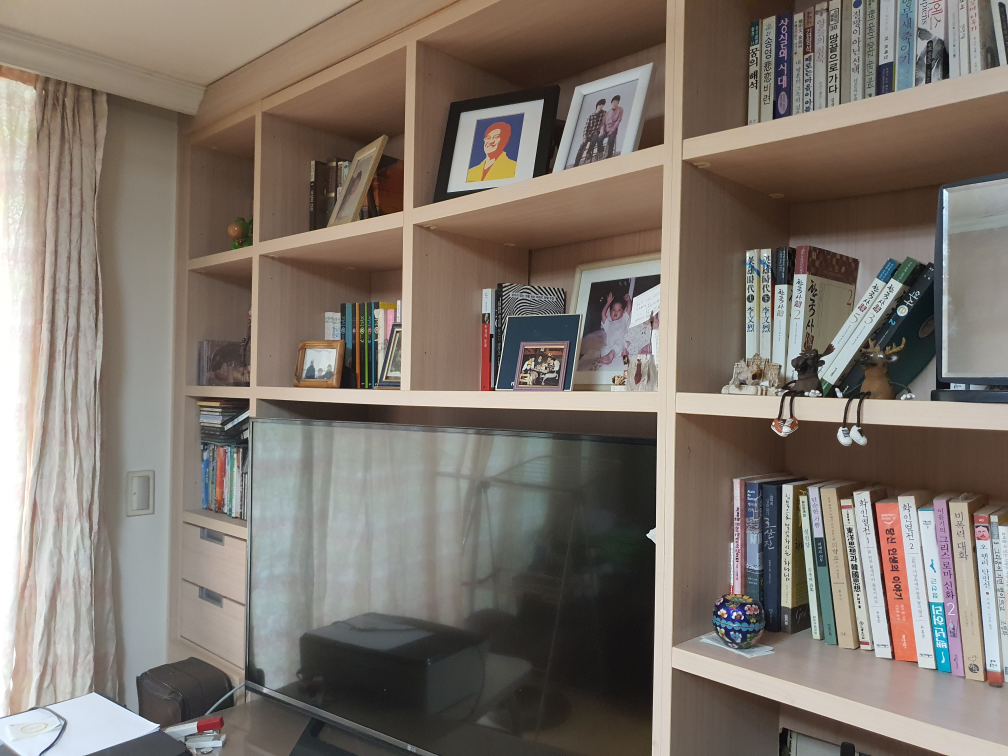
#> input picture ICV21_Assignment#3/images/img1.jpg, 4032 x 3024 px (shown at 1/4 size)
$ jupyter execute src.ipynb
#> lines starting #> are read from the running program, lines starting #| are printed output that depends on the picture; long printed decimals are rounded
## ICV21_Assignment #3
- 전기정보공학부
- 2016-13343
- 유상윤

[cell 1]
import numpy as np
import matplotlib.pyplot as plt
import cv2 as cv
import copy
import math

## Taking Panoramic pictures
took pictures of my room, made into RGB format, resize into 256*256 size

[cell 2]
# Taking Panoramic pictures

I1 = cv.imread('images/img1.jpg')
#> I1 is the input picture: shape (3024, 4032, 3); mean B, G, R 108.1, 116.7, 126
I2 = cv.imread('images/img2.jpg')
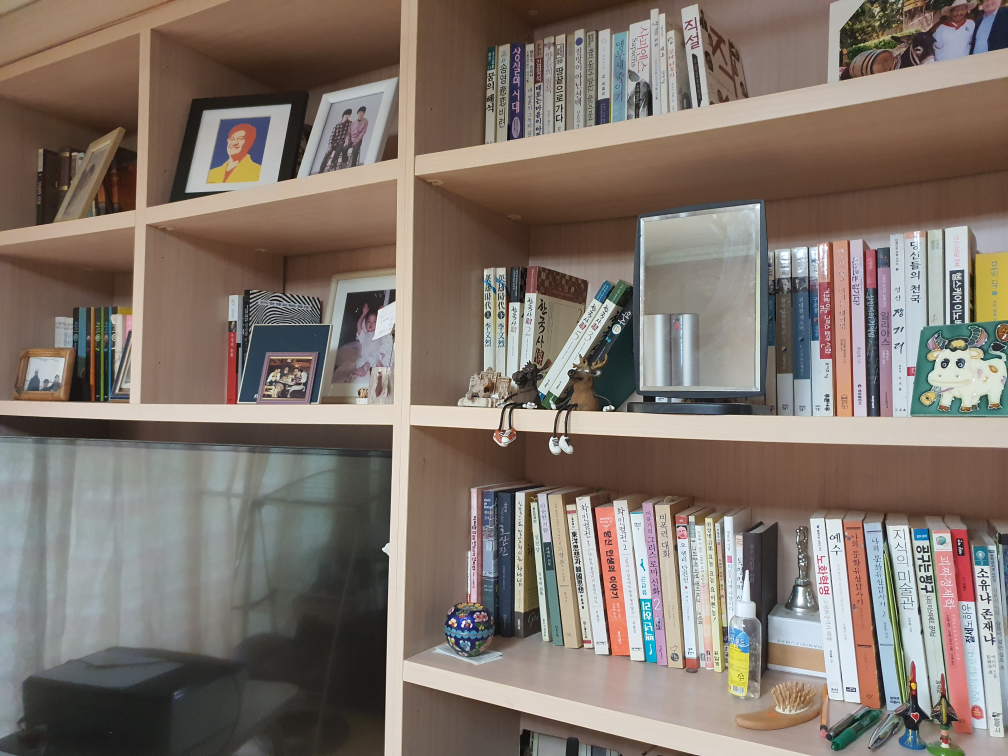
#> input picture ICV21_Assignment#3/images/img2.jpg, 4032 x 3024 px (shown at 1/4 size)
#> I2 is the input picture: shape (3024, 4032, 3); mean B, G, R 108.4, 117.2, 128.7
I3 = cv.imread('images/img3.jpg')
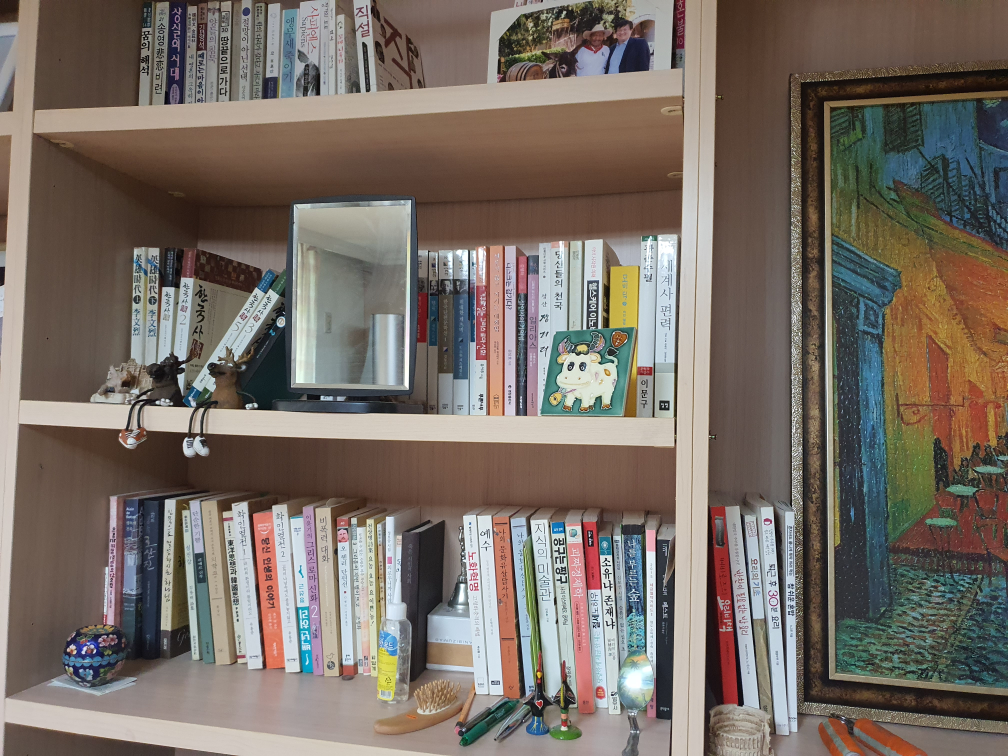
#> input picture ICV21_Assignment#3/images/img3.jpg, 4032 x 3024 px (shown at 1/4 size)
#> I3 is the input picture: shape (3024, 4032, 3); mean B, G, R 101.2, 109.5, 119.7

I1= cv.cvtColor(I1,cv.COLOR_BGR2RGB)
I2= cv.cvtColor(I2,cv.COLOR_BGR2RGB)
I3= cv.cvtColor(I3,cv.COLOR_BGR2RGB)

I1 = cv.resize(I1, dsize=(256,256))
#> I1: shape (256, 256, 3)
I2 = cv.resize(I2, dsize=(256,256))
#> I2: shape (256, 256, 3)
I3 = cv.resize(I3, dsize=(256,256))
#> I3: shape (256, 256, 3)

fig, ax = plt.subplots(1, 3)

ax[0].imshow(I1, cmap='gray')
ax[1].imshow(I2, cmap='gray')
ax[2].imshow(I3, cmap='gray')
ax[0].set_title("img1")
ax[1].set_title("img2")
ax[2].set_title("img3")

fig.tight_layout()
plt.show()

## Feature Extraction

convert color to grey images

As given in assignment requirement, used SIFT feature in OpenCV version

Set to extract about 200~300 points each image

For evenly distributed feature points, I tuned the contrastThreshold and edgeThreshold as needed.

[cell 3]
# Featrue Extraction

I1_gray= cv.cvtColor(I1,cv.COLOR_RGB2GRAY)
I2_gray= cv.cvtColor(I2,cv.COLOR_RGB2GRAY)
I3_gray= cv.cvtColor(I3,cv.COLOR_RGB2GRAY)
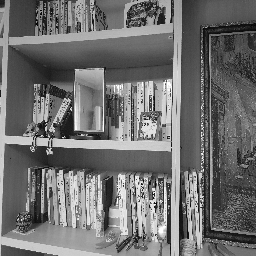
#> I3_gray: shape (256, 256); min 0, max 255, mean 111.6

sift = cv.SIFT_create(contrastThreshold=0.09, edgeThreshold=15)
kp1, des1 = sift.detectAndCompute(I1_gray,None)
#> kp1 = 292 keypoints; strongest (x, y, size): (165, 95, 3.1), (194, 86, 2.1), (101, 130, 1.8), (138, 56, 3.8)
print("Number of points in img1:", len(kp1))
#| Number of points in img1: 292
I1_kp = copy.deepcopy(I1)
cv.drawKeypoints(I1_gray,kp1,I1_kp)
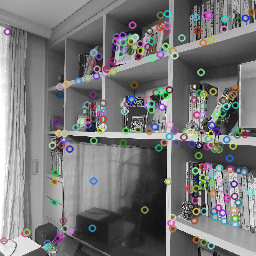
#> I1_kp: shape (256, 256, 3); mean R, G, B 119.4, 119.4, 119.5

sift = cv.SIFT_create(contrastThreshold=0.12, edgeThreshold=10)
kp2, des2 = sift.detectAndCompute(I2_gray,None)
#> kp2 = 269 keypoints; strongest (x, y, size): (236, 196, 1.9), (226, 200, 2), (73, 58, 3.7), (148, 170, 2.6)
print("Number of points in img2:", len(kp2))
#| Number of points in img2: 269
I2_kp = copy.deepcopy(I2)
cv.drawKeypoints(I2_gray,kp2,I2_kp)
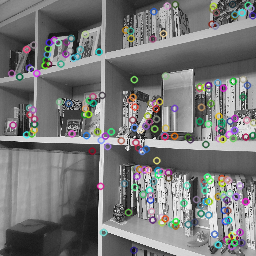
#> I2_kp: shape (256, 256, 3); mean R, G, B 118.6, 119.1, 118.9

sift = cv.SIFT_create(contrastThreshold=0.11, edgeThreshold=10)
kp3, des3 = sift.detectAndCompute(I3_gray,None)
#> kp3 = 290 keypoints; strongest (x, y, size): (155, 207, 2.1), (43, 170, 2.1), (153, 189, 2), (198, 191, 1.9)
print("Number of points in img3:", len(kp3))
#| Number of points in img3: 290
I3_kp = copy.deepcopy(I3)
cv.drawKeypoints(I3_gray,kp3,I3_kp)
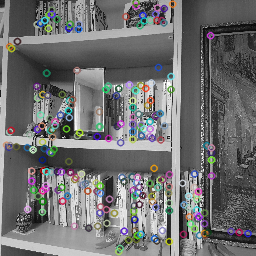
#> I3_kp: shape (256, 256, 3); mean R, G, B 111.5, 111.9, 112.3

fig, ax = plt.subplots(1, 3)

ax[0].imshow(I1_kp, cmap='gray')
ax[1].imshow(I2_kp, cmap='gray')
ax[2].imshow(I3_kp, cmap='gray')
ax[0].set_title("img1 keypoints")
ax[1].set_title("img2 keypoints")
ax[2].set_title("img3 keypoints")

fig.tight_layout()
plt.show()

## Feature Matching

In the requirement, v1_ubcmatch in Matlab and kd-tree library such as ANN is given to use. In python, equivalent for it seems to be FLannBasedMatcher in OpenCV.

I set the threshold to best/second < 0.7.

[cell 4]
# Feature Matching

def feature_matching(d1, d2, threshold):
#> called with threshold = 0.7
    FLANN_INDEX_KDTREE = 1
    index_params = dict(algorithm = FLANN_INDEX_KDTREE, trees = 5)
    search_params = dict(checks=50)

    flann = cv.FlannBasedMatcher(index_params, search_params)
    matches = flann.knnMatch(d1,d2,k=2)
#> matches = 292 matches
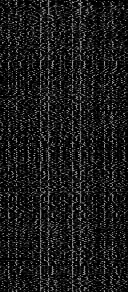
#> d1: shape (292, 128) float32; min 0, max 203, mean 26.6
    matches_above_ratio = []
    matchesMask = [[0,0] for i in range(len(matches))]
#> matchesMask = 292 pairs, first value 0 to 0, second value 0 to 0
    # ratio test
    for i,(m,n) in enumerate(matches):
        if m.distance < threshold*n.distance:
            matches_above_ratio.append(m)
            matchesMask[i] = [1,0]
#> after the loop, matchesMask = 292 pairs, first value 0 to 1, second value 0 to 0; matches_above_ratio = 52 matches
    return matches, matches_above_ratio, matchesMask

all_matches12, matches12, mask12 = feature_matching(des1, des2, 0.7)
#> all_matches12 = 292 matches; matches12 = 52 matches; mask12 = 292 pairs, first value 0 to 1, second value 0 to 0
all_matches32, matches32, mask32 = feature_matching(des3, des2, 0.7)
#> call 2 of feature_matching, with threshold = 0.7
#> in feature_matching (call 2), `matches = flann.knnMatch(d1,d2,k=2)`: matches = 290 matches
#> in feature_matching (call 2), `matches = flann.knnMatch(d1,d2,k=2)`:
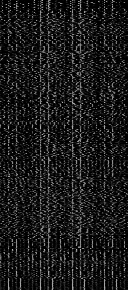
#> d1: shape (290, 128) float32; min 0, max 186, mean 26.7
#> in feature_matching (call 2), `matchesMask = [[0,0] for i in range(len(matches))]`: matchesMask = 290 pairs, first value 0 to 0, second value 0 to 0
#> after the loop in feature_matching (call 2), `for i,(m,n) in enumerate(matches):`: matchesMask = 290 pairs, first value 0 to 1, second value 0 to 0; matches_above_ratio = 26 matches
#> all_matches32 = 290 matches; matches32 = 26 matches; mask32 = 290 pairs, first value 0 to 1, second value 0 to 0

draw_params = dict(matchColor = (0,255,0),
                    singlePointColor = (255,0,0),
                    matchesMask = mask12,
                    flags = cv.DrawMatchesFlags_DEFAULT)
#> draw_params = 4 items
I12 = cv.drawMatchesKnn(I1,kp1,I2,kp2,all_matches12,None,**draw_params)

draw_params = dict(matchColor = (0,255,0),
                    singlePointColor = (255,0,0),
                    matchesMask = mask32,
                    flags = cv.DrawMatchesFlags_DEFAULT)
I32 = cv.drawMatchesKnn(I3,kp3,I2,kp2,all_matches32,None,**draw_params)
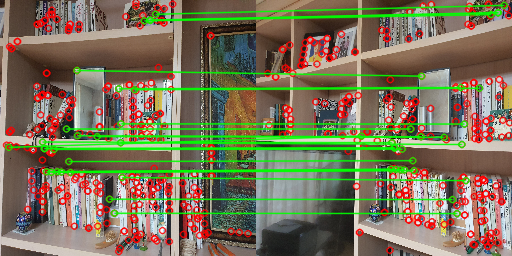
#> I32: shape (256, 512, 3); mean R, G, B 122, 115.8, 88.2

fig, ax = plt.subplots(1, 2)

ax[0].imshow(I12, cmap='gray')
ax[1].imshow(I32, cmap='gray')
ax[0].set_title("img1 & img2")
ax[1].set_title("img3 & img2")

fig.tight_layout()
plt.show()

## Homography Estimation using RANSAC

I have implemented all of the algorithm in the requirement including Optional steps

[cell 5]
# define DLT for use
def DLT(P1, P2):
    A = []
    for p1, p2 in zip(P1, P2):
        x, y = p1[0], p1[1]
        u, v = p2[0], p2[1]
        A.append( [x, y, 1, 0, 0, 0, -u*x, -u*y, -u] )
        A.append( [0, 0, 0, x, y, 1, -v*x, -v*y, -v] )
    A = np.asarray(A)
    U, S, Vh = np.linalg.svd(A, full_matrices=True)
    h = Vh[-1]
    H = h.reshape(3, 3)
    return H

[cell 6]
# define symmetric_transfer_error for distance measure
def symmetric_transfer_error(x, x_p, H):
    x_star = np.matmul(H, np.concatenate((np.transpose(x), np.ones((1,len(x))))))
    x_star = (x_star[0:2]/x_star[-1]).T
    d1 = np.sum((x_star-x_p)**2, 1)
    x_star = np.matmul(np.linalg.inv(H), np.concatenate((np.transpose(x_p), np.ones((1,len(x))))))
    x_star = (x_star[0:2]/x_star[-1]).T
    d2 = np.sum((x_star-x)**2, 1)
    return d1+ d2

[cell 7]
# Homography Estimation using RANSAC

t = 1.25 # threshold for distance
p = 0.99 # constant for Adaptive determination of # of samples in RANSAC
s = 4 # constant for Adaptive determination of # of samples in RANSAC

def get_H_RANSAC(k1, k2, matches):
    n_match = len(matches)
#> n_match = 52
    x, x_p = [], []
    for match in matches:
        x.append(list(k1[match.queryIdx].pt))
        x_p.append(list(k2[match.trainIdx].pt))
#> this loop made 52 passes
#> after the loop, x = 52 pairs, first value 82.04 to 243.6, second value 20.09 to 228.1; x_p = 52 pairs, first value 12.55 to 167.9, second value 33.24 to 232
    x = np.array(x)
    x_p = np.array(x_p)

    N = math.inf
    sample_count = 0
    max_n_inlier = 0
    best_inlier = None

    # Adaptive determination of # of samples for RANSAC
    while N > sample_count:
        sample = np.random.choice(range(n_match), 4, replace=False)
        x_sample, x_p_sample = x[sample], x_p[sample]

        H = DLT(x_sample, x_p_sample)

        is_inlier = (symmetric_transfer_error(x, x_p, H)<t)
        n_inlier = np.count_nonzero(is_inlier)

        sigma = 1-n_inlier/n_match
        if n_inlier == 0: N = math.inf
        else: N = np.log(1-p)/np.log(1-(1-sigma)**s)
        sample_count += 1
        if max_n_inlier < n_inlier:
            max_n_inlier = n_inlier
            best_inlier = is_inlier
#> this loop made 175 passes
#> (x_sample, x_p_sample, n_inlier, sigma, N) on passes 25, 26, 40: ([[111.3, 65], [96.58, 68.63], [137.9, 56.07], [224.8, 183]], [[44.72, 65.03], [29.06, 67.47], [73.06, 57.75], [153, 181]], 8, 0.846, 8218.2), ([[178.2, 127.3], [224.8, 183], [168.9, 136], [175.9, 142.5]], [[110.8, 131.3], [153, 181], [100.7, 139.8], [107.2, 146.1]], 5, 0.904, 53871.7), ([[243.6, 171.6], [111.3, 65], [178.2, 127.3], [195.8, 211]], [[167.9, 172.2], [44.72, 65.03], [110.8, 131.3], [128, 212]], 7, 0.865, 14021.5)
#> (x_sample, n_inlier, sigma, N, max_n_inlier) on pass 3: ([[155.5, 92.1], [111.3, 65], [149.2, 30.68], [134.9, 37.03]], 9, 0.827, 5129.7, 9)
#> after the loop, max_n_inlier = 22; sample_count = 175

    # iterate last two steps in given Algorithm until convergencee
    # if inlier repeats for 10 times, see as convergence
    old_inlier = best_inlier
    i = 0
    while i < 10:
        H = DLT(x[old_inlier], x_p[old_inlier])
        is_inlier = (symmetric_transfer_error(x, x_p, H)<t)

        if (old_inlier == is_inlier).all(): i += 1
        else: i = 0

        old_inlier = is_inlier
    total_st_error = np.mean(np.sqrt(symmetric_transfer_error(x, x_p, H)))
#> total_st_error = 6.44
    return H, total_st_error

H12, e12 = get_H_RANSAC(kp1, kp2, matches12)
#> H12 = [[-0.0138, 0.000288, 0.957], [-0.00219, -0.013, 0.29], [-1.63e-05, 9.72e-07, -0.0106]]; e12 = 6.44
H32, e32 = get_H_RANSAC(kp3, kp2, matches32)
#> the loop in get_H_RANSAC (call 2), `for match in matches:` made 26 passes
#> the loop in get_H_RANSAC (call 2), `while N > sample_count:` made 250 passes
#> (n_inlier, sigma, N, max_n_inlier) on passes 1, 3, 5: (5, 0.808, 3364.8, 5), (6, 0.769, 1621.5, 6), (8, 0.692, 511.5, 8)
#> (x_p_sample, n_inlier, sigma, N) on pass 10: ([[204.4, 86.98], [105, 135.5], [205.4, 144], [138.1, 147.5]], 4, 0.846, 8218.2)
#| H12 error: 6.436
#| H32 error: 3.034

## Warping Images

maketform and imtransform in MATLAB can be used as given requirement.
In python OpenCV, perspectiveTransform and warpPerspective is a similiar method.

To stich all 3 images, I stiched img 1,2 img 2,3 each, then stiched all 3 with center of each images same.

[cell 8]
# stich 2 images
def warpImages(img1, img2, H):

  rows1, cols1 = img1.shape[:2]
  rows2, cols2 = img2.shape[:2]

  list_of_points_1 = np.float32([[0,0], [0, rows1],[cols1, rows1], [cols1, 0]]).reshape(-1, 1, 2)
  temp_points = np.float32([[0,0], [0,rows2], [cols2,rows2], [cols2,0]]).reshape(-1,1,2)

  list_of_points_2 = cv.perspectiveTransform(temp_points, H)

  list_of_points = np.concatenate((list_of_points_1,list_of_points_2), axis=0)

  [x_min, y_min] = np.int32(list_of_points.min(axis=0).ravel() - 0.5)
  [x_max, y_max] = np.int32(list_of_points.max(axis=0).ravel() + 0.5)

  translation_dist = [-x_min,-y_min]

  H_translation = np.array([[1, 0, translation_dist[0]], [0, 1, translation_dist[1]], [0, 0, 1]])

  output_img = cv.warpPerspective(img2, H_translation.dot(H), (x_max-x_min, y_max-y_min))
  output_img[translation_dist[1]:rows1+translation_dist[1], translation_dist[0]:cols1+translation_dist[0]] = img1
  return output_img

[cell 9]
# stich all 3 images
def stich3Images(img1, img2, img3, H12, H23):
    img12 = warpImages(img2, img1, H12)
    img23 = warpImages(img2, img3, H32)
    rows1, cols1 = img12.shape[:2]
    rows2, cols2 = img23.shape[:2]

    result = np.zeros((max(rows1, rows2), cols1+cols2-256, 3), dtype=int)
    rows, cols = result.shape[:2]
    result[int(rows/2-rows1/2):int(rows/2+rows1/2), 0:cols1] = img12
    result[int(rows/2-rows2/2):int(rows/2+rows2/2), -cols2-1:-1] = img23
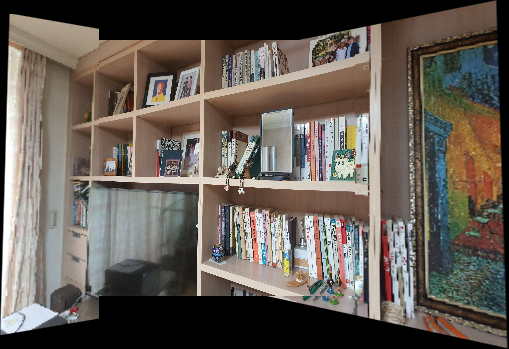
#> result: shape (349, 509, 3) int64; mean R, G, B 100.1, 92.4, 85
    return result

## Result Image

### total symmetric transfer error(mean of square(all distance))

[cell 10]
print("H12 error:", e12)
print("H32 error:", e32)

### Pairwise Matching Results

[cell 11]
I_match12 = warpImages(I2, I1, H12)
I_match32 = warpImages(I2, I3, H32)

fig, ax = plt.subplots(1, 2)

ax[0].imshow(I_match12, cmap='gray')
ax[1].imshow(I_match32, cmap='gray')
ax[0].set_title("img1 & img2")
ax[1].set_title("img3 & img2")

fig.tight_layout()
plt.show()

### Final mosaic image

[cell 12]
I_result = stich3Images(I1, I2, I3, H12, H32)
plt.imshow(I_result)
plt.show()
